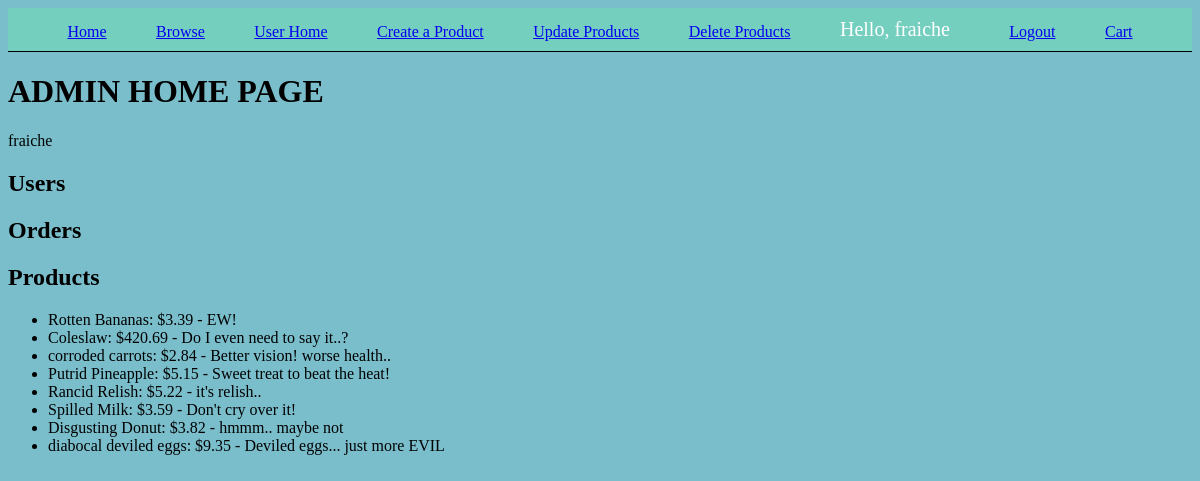
The app's page / (signed in), older data.
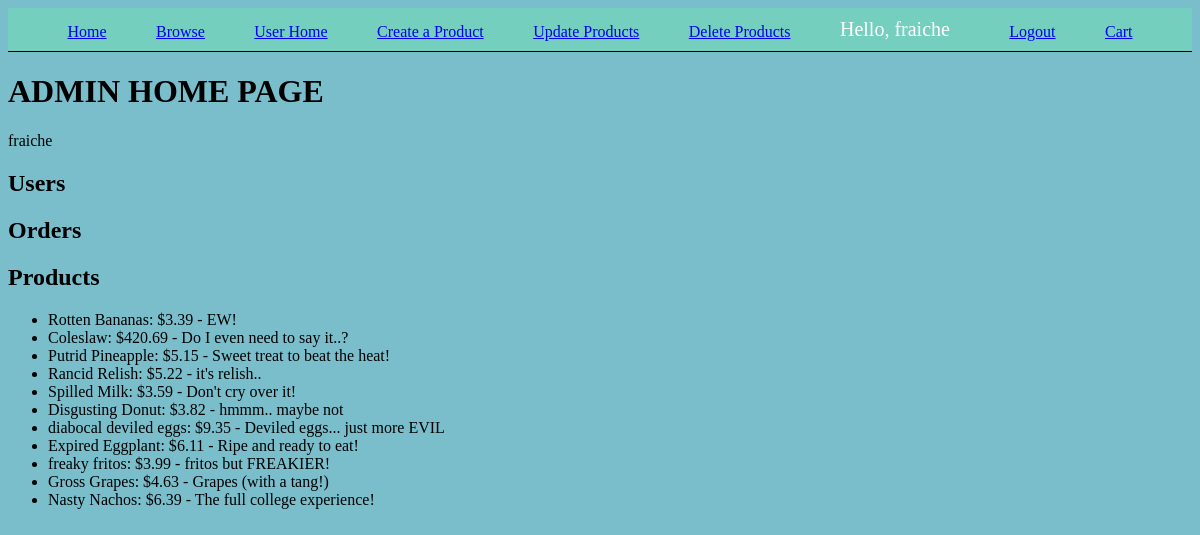
The same page, newer data.
### app/models.py (models this page shows, shortened)
class Product(models.Model):
    name = models.CharField(max_length=200, null=True)
    image = models.ImageField(upload_to='', null=True, blank=True)
    description = models.CharField(max_length=200, null=True)
    price = models.FloatField(null=True)

### app/decorators.py (the view)
    def wrapper_function(request, *args, **kwargs):
        group = None
        if request.user.groups.exists():
            group = request.user.groups.all()[0].name
        if group == 'customer':
            return redirect('user')
        if group == 'admin':
            return view_func(request, *args, **kwargs)

### app/views.py (called while the page is built)
@login_required(login_url='login')
@admin_only
def home(request):
    orders = Order.objects.all()
    products = Product.objects.all()
    context = {'orders': orders, 'products': products}
    return render(request, 'home.html', context)

### app/templates/home.html (shortened to what this page needs)
{% extends "base.html" %}
{% block content %}
    <h1> ADMIN HOME PAGE </h1>
    <p> {{ request.user }} </p>
    <h2> Users </h2>
    <h2> Orders </h2>
    <h2>Products</h2>
    <ul>
        {% for product in products %}
            <li>  {{ product.name }}: ${{ product.price }} - {{product.description}} </li>
        {% endfor %}
    </ul>
{% endblock %}

Row changes from the older to the newer data that the page shows:
removed Product: name "corroded carrots", price "2.84", description "Better vision! worse health.."
added Product: name "Expired Eggplant", price "6.11", description "Ripe and ready to eat!"
added Product: name "freaky fritos", price "3.99", description "fritos but FREAKIER!"
added Product: name "Gross Grapes", price "4.63", description "Grapes (with a tang!)"
added Product: name "Nasty Nachos", price "6.39", description "The full college experience!"
